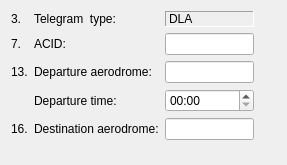
<?xml version="1.0" encoding="UTF-8"?>
<ui version="4.0">
 <class>DlaWidget</class>
 <widget class="QWidget" name="DlaWidget">
  <property name="geometry">
   <rect>
    <x>0</x>
    <y>0</y>
    <width>287</width>
    <height>165</height>
   </rect>
  </property>
  <property name="windowTitle">
   <string>Form</string>
  </property>
  <layout class="QGridLayout" name="gridLayout">
   <item row="2" column="0">
    <widget class="QLabel" name="label_24">
     <property name="text">
      <string>13.</string>
     </property>
    </widget>
   </item>
   <item row="1" column="2">
    <widget class="QLineEdit" name="acid">
     <property name="sizePolicy">
      <sizepolicy hsizetype="Maximum" vsizetype="Fixed">
       <horstretch>0</horstretch>
       <verstretch>0</verstretch>
      </sizepolicy>
     </property>
     <property name="maxLength">
      <number>7</number>
     </property>
    </widget>
   </item>
   <item row="4" column="1">
    <widget class="QLabel" name="label_8">
     <property name="text">
      <string>Destination aerodrome:</string>
     </property>
    </widget>
   </item>
   <item row="3" column="1">
    <widget class="QLabel" name="label_14">
     <property name="text">
      <string>Departure time:</string>
     </property>
    </widget>
   </item>
   <item row="1" column="1">
    <widget class="QLabel" name="label_2">
     <property name="text">
      <string>ACID:</string>
     </property>
    </widget>
   </item>
   <item row="4" column="0">
    <widget class="QLabel" name="label_26">
     <property name="text">
      <string>16.</string>
     </property>
    </widget>
   </item>
   <item row="5" column="0" colspan="3">
    <spacer name="verticalSpacer">
     <property name="orientation">
      <enum>Qt::Vertical</enum>
     </property>
     <property name="sizeHint" stdset="0">
      <size>
       <width>241</width>
       <height>0</height>
      </size>
     </property>
    </spacer>
   </item>
   <item row="0" column="0">
    <widget class="QLabel" name="label_19">
     <property name="text">
      <string>3.</string>
     </property>
    </widget>
   </item>
   <item row="3" column="2">
    <widget class="QTimeEdit" name="departureTime">
     <property name="displayFormat">
      <string>HH:mm</string>
     </property>
    </widget>
   </item>
   <item row="1" column="0">
    <widget class="QLabel" name="label_20">
     <property name="text">
      <string>7.</string>
     </property>
    </widget>
   </item>
   <item row="0" column="1">
    <widget class="QLabel" name="label">
     <property name="text">
      <string>Telegram  type:</string>
     </property>
    </widget>
   </item>
   <item row="0" column="2">
    <widget class="QLabel" name="telegramType">
     <property name="frameShape">
      <enum>QFrame::Panel</enum>
     </property>
     <property name="frameShadow">
      <enum>QFrame::Sunken</enum>
     </property>
     <property name="text">
      <string>DLA</string>
     </property>
    </widget>
   </item>
   <item row="2" column="1">
    <widget class="QLabel" name="label_6">
     <property name="text">
      <string>Departure aerodrome:</string>
     </property>
    </widget>
   </item>
   <item row="0" column="3" rowspan="5">
    <spacer name="horizontalSpacer">
     <property name="orientation">
      <enum>Qt::Horizontal</enum>
     </property>
     <property name="sizeHint" stdset="0">
      <size>
       <width>40</width>
       <height>20</height>
      </size>
     </property>
    </spacer>
   </item>
   <item row="2" column="2">
    <widget class="QLineEdit" name="adep">
     <property name="sizePolicy">
      <sizepolicy hsizetype="Maximum" vsizetype="Fixed">
       <horstretch>0</horstretch>
       <verstretch>0</verstretch>
      </sizepolicy>
     </property>
     <property name="maxLength">
      <number>4</number>
     </property>
    </widget>
   </item>
   <item row="4" column="2">
    <widget class="QLineEdit" name="ades">
     <property name="sizePolicy">
      <sizepolicy hsizetype="Maximum" vsizetype="Fixed">
       <horstretch>0</horstretch>
       <verstretch>0</verstretch>
      </sizepolicy>
     </property>
     <property name="maxLength">
      <number>4</number>
     </property>
    </widget>
   </item>
  </layout>
 </widget>
 <tabstops>
  <tabstop>acid</tabstop>
  <tabstop>departureTime</tabstop>
 </tabstops>
 <resources/>
 <connections/>
</ui>
